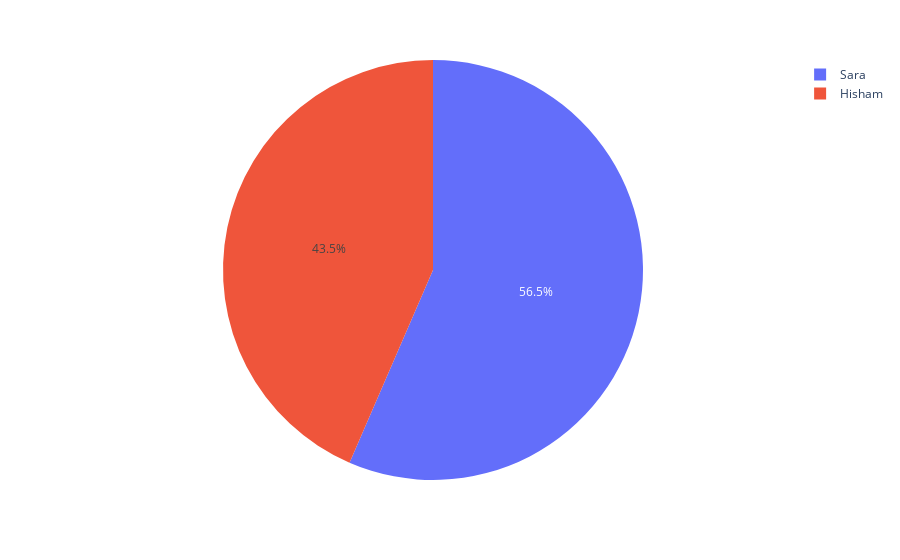

Notebook code for this chart:
### Code cell
fig = px.pie(df, values=df['User'].value_counts().values, names=df['User'].value_counts().index)
fig.show()

### Figure 1 — Plotly figure (JSON) as saved in the notebook; plotly's stock layout.template omitted (floating-point values rounded to 4 significant figures)
{"data": [{"domain": {"x": [0, 1], "y": [0, 1]}, "hovertemplate": "label=%{label}<br>value=%{value}<extra></extra>", "labels": ["Sara", "Hisham"], "legendgroup": "", "name": "", "showlegend": true, "type": "pie", "values": [4277, 3292]}], "layout": {"legend": {"tracegroupgap": 0}, "margin": {"t": 60}}}
